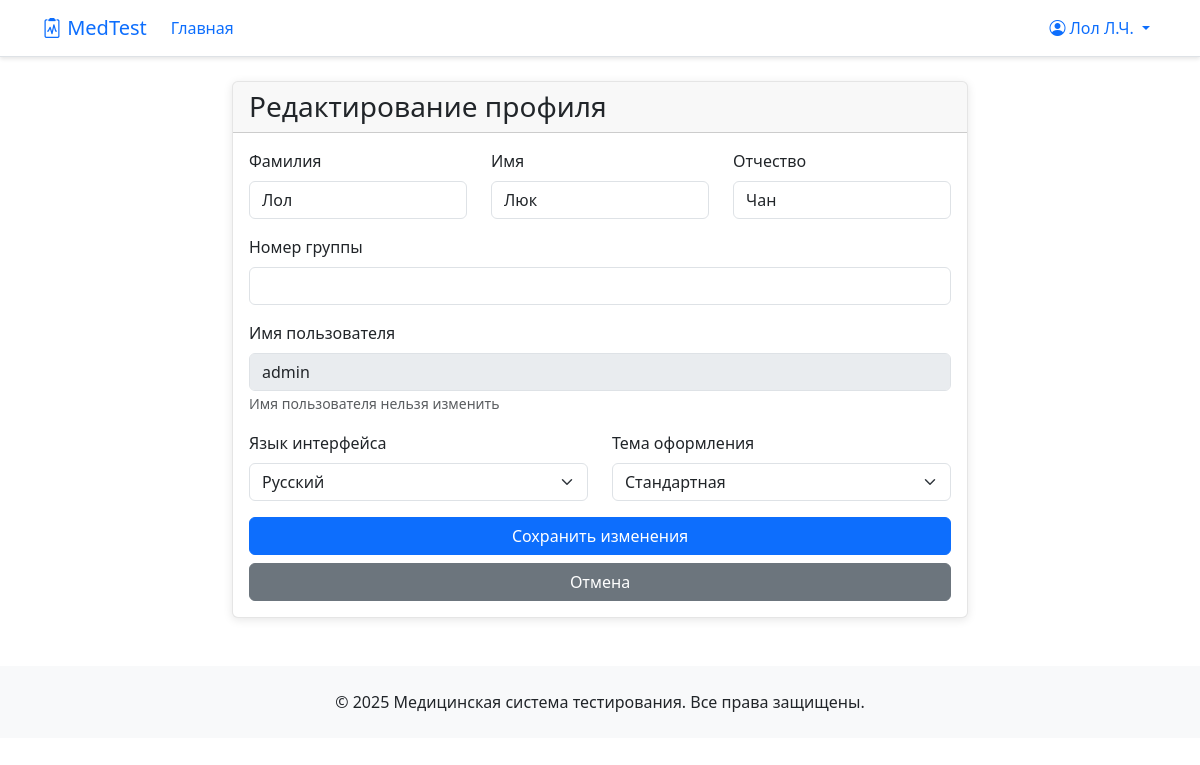
The page /profile (signed in) on the database as committed earlier.
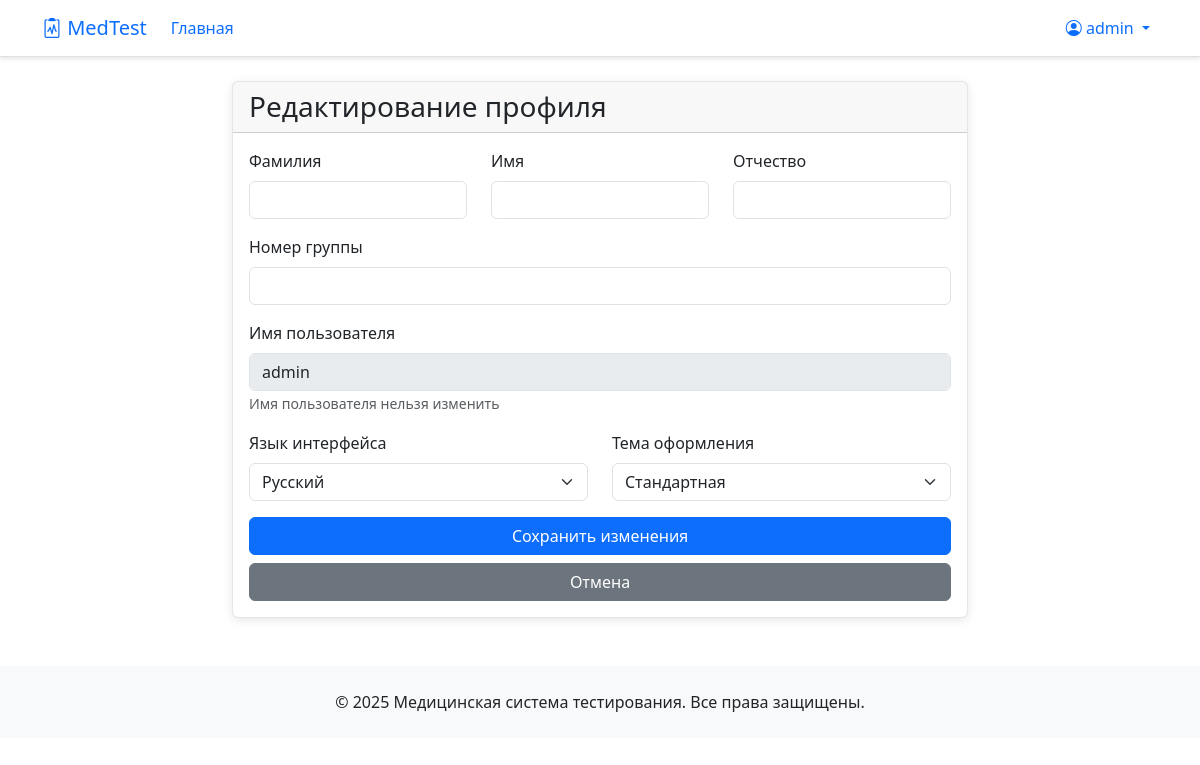
The same page on the database as committed later.
### app/models/user.py (models this page shows, shortened)
class User(UserMixin, db.Model):
    __tablename__ = 'users'
    id = db.Column(Integer, primary_key=True)
    username = db.Column(String(120), unique=True, nullable=False)
    password_hash = db.Column(String(120), nullable=False)
    role = db.Column(String(20), default='student')  # 'admin', 'teacher', 'student'
    language = db.Column(String(5), default='ru')  # Язык интерфейса
    theme = db.Column(String(50), default='default')  # Тема оформления
    first_name = db.Column(String(100))  # Имя (для студентов)
    last_name = db.Column(String(100))   # Фамилия (для студентов)
    middle_name = db.Column(String(100)) # Отчество (для студентов)
    group_number = db.Column(String(50)) # Номер группы (для студентов)
    created_at = db.Column(DateTime, default=datetime.utcnow)
    test_results = db.relationship('TestResult', back_populates='user', lazy=True)
    creator_questions = db.relationship('Question', back_populates='creator', lazy=True, foreign_keys='Question.creator_id')
    def get_formatted_name(self):
        if self.last_name:
            initials = ""
            if self.first_name:
                initials += f"{self.first_name[0]}." if len(self.first_name) > 0 else ""
            if self.middle_name:
                initials += f"{self.middle_name[0]}." if len(self.middle_name) > 0 else ""
            if initials:
                return f"{self.last_name} {initials}"
            else:
                return self.last_name
        return self.username

### app/routes/main.py (the view, shortened to what this page needs)
@bp.route('/profile', methods=['GET', 'POST'])
@login_required
def profile():
    return render_template('main/profile.html', user=current_user)

### app/__init__.py (called while the page is built)
@login_manager.user_loader
def load_user(user_id):
    from app.models.user import User
    return User.query.get(int(user_id))

### app/templates/main/profile.html (shortened to what this page needs)
{% extends "base.html" %}
{% block content %}
<div class="row justify-content-center">
    <div class="col-md-8">
        <div class="card">
            <div class="card-header">
                <h3 class="mb-0">{{ _('Редактирование профиля') }}</h3>
            </div>
            <div class="card-body">
                <form method="POST" action="{{ url_for('main.profile') }}">
                    <div class="row">
                        <div class="col-md-4 mb-3">
                            <label for="last_name" class="form-label">{{ _('Фамилия') }}</label>
                            <input type="text" class="form-control" id="last_name" name="last_name" value="{{ user.last_name or '' }}">
                        </div>
                        <div class="col-md-4 mb-3">
                            <label for="first_name" class="form-label">{{ _('Имя') }}</label>
                            <input type="text" class="form-control" id="first_name" name="first_name" value="{{ user.first_name or '' }}">
                        </div>
                        <div class="col-md-4 mb-3">
                            <label for="middle_name" class="form-label">{{ _('Отчество') }}</label>
                            <input type="text" class="form-control" id="middle_name" name="middle_name" value="{{ user.middle_name or '' }}">
                        </div>
                    </div>
                    <div class="mb-3">
                        <label for="group_number" class="form-label">{{ _('Номер группы') }}</label>
                        <input type="text" class="form-control" id="group_number" name="group_number" value="{{ user.group_number or '' }}">
                    </div>
                    <div class="mb-3">
                        <label for="username" class="form-label">{{ _('Имя пользователя') }}</label>
                        <input type="text" class="form-control" id="username" name="username" value="{{ user.username }}" readonly disabled>
                        <small class="form-text text-muted">{{ _('Имя пользователя нельзя изменить') }}</small>
                    </div>
                    <div class="row">
                        <div class="col-md-6 mb-3">
                            <label for="language" class="form-label">{{ _('Язык интерфейса') }}</label>
                            <select class="form-select" id="language" name="language">
                                {% for code, name in config.LANGUAGES.items() %}
                                    <option value="{{ code }}" {{ 'selected' if code == user.language }}>{{ name }}</option>
                                {% endfor %}
                            </select>
                        </div>
                        <div class="col-md-6 mb-3">
                            <label for="theme" class="form-label">{{ _('Тема оформления') }}</label>
                            <select class="form-select" id="theme" name="theme">
                                <option value="default" {{ 'selected' if user.theme == 'default' }}>{{ _('Стандартная') }}</option>
                            </select>
                        </div>
                    </div>
                    <div class="d-grid gap-2">
                        <button type="submit" class="btn btn-primary">{{ _('Сохранить изменения') }}</button>
                        <a href="{{ url_for('main.dashboard') }}" class="btn btn-secondary">{{ _('Отмена') }}</a>
                    </div>
                </form>
            </div>
        </div>
    </div>
</div>
{% endblock %}

### app/templates/base.html (shortened to what this page needs)
<!DOCTYPE html>
<html lang="{{ session.get('language', 'ru') }}">
<head>
    <link href="https://cdn.jsdelivr.net/npm/bootstrap@5.3.0/dist/css/bootstrap.min.css  " rel="stylesheet">
    <link rel="stylesheet" href="https://cdn.jsdelivr.net/npm/bootstrap-icons@1.10.0/font/bootstrap-icons.css  ">
</head>
<body>
    <div class="lang-buttons">
        <a href="{{ url_for('auth.change_language', language='ru') }}" class="lang-btn {{ 'active' if session.get('language', 'ru') == 'ru' }}">RU</a>
        <a href="{{ url_for('auth.change_language', language='en') }}" class="lang-btn {{ 'active' if session.get('language', 'ru') == 'en' }}">EN</a>
    </div>
    <nav class="navbar navbar-expand-lg navbar-light bg-white border-bottom">
        <div class="container">
            <a class="navbar-brand" href="{{ url_for('main.index') }}">
                <i class="bi bi-clipboard2-pulse"></i> MedTest
            </a>
            <div class="collapse navbar-collapse" id="navbarNav">
                <ul class="navbar-nav me-auto">
                    <li class="nav-item">
                        <a class="nav-link" href="{{ url_for('main.index') }}">{{ _('Главная') }}</a>
                    </li>
                </ul>
                <ul class="navbar-nav">
                    {% if current_user.is_authenticated %}
                        <li class="nav-item dropdown">
                            <a class="nav-link dropdown-toggle" href="#" role="button" data-bs-toggle="dropdown">
                                <i class="bi bi-person-circle"></i> {{ current_user.get_formatted_name() }}
                            </a>
                        </li>
                    {% else %}
                        <li class="nav-item">
                            <a class="nav-link" href="{{ url_for('auth.login') }}">{{ _('Вход') }}</a>
                        </li>
                    {% endif %}
                </ul>
            </div>
        </div>
    </nav>
        {% set messages = get_flashed_messages() %}
    <main class="container mt-4">
        {% block content %}{% endblock %}
    </main>
    <footer class="bg-light text-dark py-4 mt-5">
        <div class="container text-center">
            <p class="mb-0">{{ _('© 2025 Медицинская система тестирования. Все права защищены.') }}</p>
        </div>
    </footer>
</body>
</html>

Rows that differ between the two databases and show on the page:
changed User "admin": get_formatted_name "Лол Л.Ч." → "admin"; last_name "Лол" → (not shown); first_name "Люк" → (not shown); middle_name "Чан" → (not shown)
